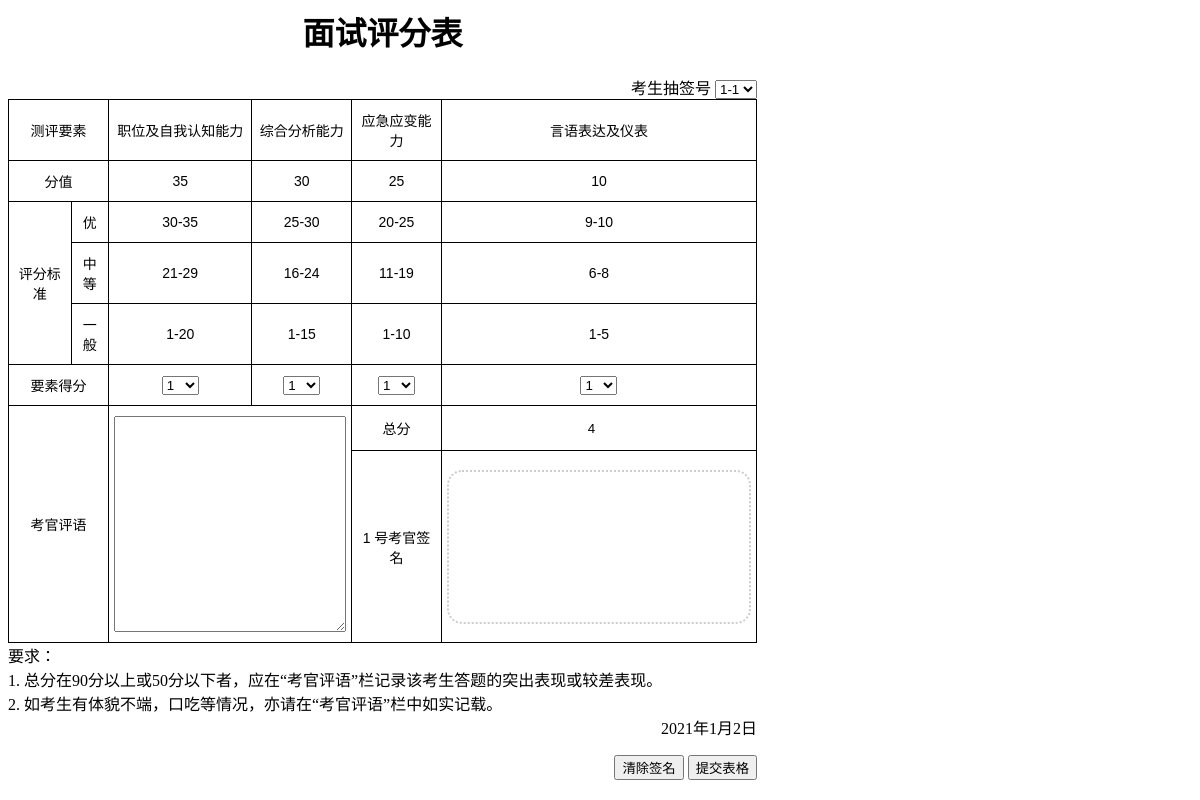
Before: / (signed in) with the older database file.
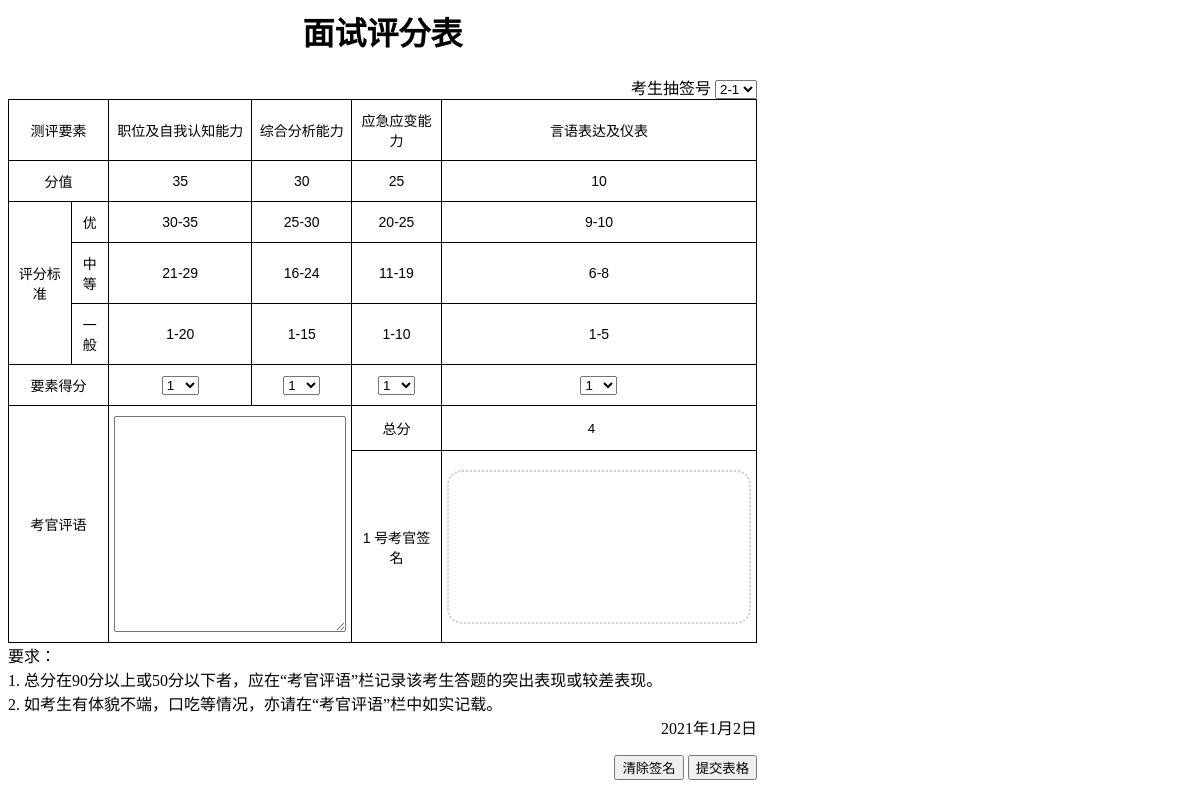
After: the same page with the newer database file.
### main/models.py (models this page shows, shortened)
class SingleScoreForm(models.Model):
    score = models.CharField(max_length=1000, default="")
    comment = models.CharField(max_length=1000)
    sig_filename = models.CharField(max_length=1000)
    date = models.DateField(default=date.today)
    interviewer = models.ForeignKey(Interviewer, on_delete=models.CASCADE)
    examiner = models.ForeignKey(Examiner, on_delete=models.CASCADE)
    formFinished = models.BooleanField(default=False)

class Interviewer(models.Model):
    draw_id = models.CharField(max_length=10)
    room_id = models.IntegerField(default=1)

class Examiner(models.Model):
    user = models.OneToOneField(User, on_delete=models.CASCADE)
    examiner_id = models.IntegerField(default=0)
    room_id = models.IntegerField(default=1)
    is_examiner = models.BooleanField(default=True)

### main/views.py (the view)
# urls.py: path('', views.index, name='home'),
@login_required
def index(request):
    if request.user.is_staff:
        return HttpResponse("请勿使用管理员账户登录打分页面")
    examiner = request.user.examiner
    logger.info(f"Examiner {examiner.examiner_id} in room {examiner.room_id} logged in")
    all_forms = SingleScoreForm.objects.filter(examiner=examiner)
    if len(all_forms) == 0:
        return HttpResponse("所有考生均已打分完毕")
    finished_forms = all_forms.filter(formFinished=True)
    finished_forms_dic = finished_forms.values("pk", "score", "comment", "interviewer", "formFinished")
    finished_forms_json = json.dumps(list(finished_forms_dic), cls=DjangoJSONEncoder)
    current_form = all_forms.filter(formFinished=False).order_by('id')[0]
    current_form_json = serializers.serialize("json", [current_form])
    context = {
        "examiner": examiner,
        "current_form": current_form,
        "current_form_json": current_form_json,
        "finished_forms": finished_forms,
        "finished_forms_json": finished_forms_json,
        "scoring_items": scoring_items,
        "colspan": len(scoring_items) - 2,
        }
    return render(request, 'main/index.html', context)

### main/templates/main/index.html (shortened to what this page needs)
{% load static %}
<head>
</head>
 <body>
  <div id="mainContainer">
    <h1 style="text-align: center">面试评分表</h1>
   <div style="text-align: right;">
    <form method="POST" action="saveForm" id="mainForm" >
      <div>
        <label for="draw_id">考生抽签号</label>
        <select name="draw_id" id="draw_id">
          <option value="{{current_form.interviewer.id}}" selected>{{current_form.interviewer.draw_id}}</option>
        </select>
      </div>
      <table class="tg" id="mainTable">
      <thead>
        <tr>
          <th class="tg-nrix" colspan="2">测评要素</th>
          {% for item in scoring_items %}
            <th class="tg-nrix">{{item.name}}</th>
          {% endfor %}
        </tr>
      </thead>
      <tbody>
        <tr>
          <td class="tg-nrix" colspan="2">分值</td>
          {% for item in scoring_items %}
          <td class="tg-nrix">{{item.maximum_score}}</td>
          {% endfor %}
        </tr>
        <tr>
          <td class="tg-nrix" rowspan="3">评分标准</td>
          <td class="tg-nrix">优</td>
          {% for item in scoring_items %}
          <td class="tg-nrix">{{item.good}}</td>
          {% endfor %}
        </tr>
        <tr>
          <td class="tg-nrix">中等</td>
          {% for item in scoring_items %}
          <td class="tg-nrix">{{item.ok}}</td>
          {% endfor %}
        </tr>
        <tr>
          <td class="tg-nrix">一般</td>
          {% for item in scoring_items %}
          <td class="tg-nrix">{{item.normal}}</td>
          {% endfor %}
        </tr>
        <tr>
          <td class="tg-nrix" colspan="2">要素得分</td>
            {% for item in scoring_items %}
            <td class="tg-nrix scoring_item" maximum_score="{{item.maximum_score}}">
            </td>
            {% endfor %}
        </tr>
        <tr>
          <td class="tg-nrix" colspan="2" rowspan="2">考官评语</td>
          <td class="tg-nrix" colspan="{{colspan}}" rowspan="2" id="comment_cell">
            <textarea name="comment" id="comment" ></textarea>
          </td>
          <td class="tg-nrix">总分</td>
          <td class="tg-nrix">
            <input type="number" id="total_score" readonly style="border:none;text-align:center">
          </td>
        </tr>
        <tr>
          <td class="tg-nrix">
            {{examiner.examiner_id}} 号考官签名</td>
          <td class="tg-nrix">
      <div class="container">
             <canvas id="sig-canvas">
             </canvas>
      </div>
          </td>
        </tr>
      </tbody>
      </table>
      <div style="text-align: left;">
        要求：
        <br>
        1. 总分在90分以上或50分以下者，应在“考官评语”栏记录该考生答题的突出表现或较差表现。
        <br>
        2. 如考生有体貌不端，口吃等情况，亦请在“考官评语”栏中如实记载。
      </div>
      <div style="text-align: right;" id="formDate">
      </div>
    </form>
    <div style="text-align: right;" id="button-group">
      <button class="btn btn-default" id="sig-clearBtn">清除签名</button>
      <button class="btn btn-primary" id="sig-submitBtn">提交表格</button>
    </div>
   </div>
  </div>
</body>
<script>
  // submit form
  var submitBtn = document.getElementById("sig-submitBtn");
  var canvas = document.getElementById("sig-canvas");
  submitBtn.addEventListener("click", function(e) {
    if(!confirm("确认提交?")){
      return
    }
    var dataUrl = canvas.toDataURL();
    document.getElementById("sig_url").value = dataUrl;
    var now = new Date();
    var dateString = now.getFullYear() + "-" + (now.getMonth() + 1) + "-" + now.getDate()
    // alert(dateString);
    document.getElementById("current_dt").value =  dateString;
    // alert(document.getElementById("current_dt").value)
    // alert(dataUrl);
    $("#mainForm").submit();
  }, false);
</script>

### main/templates/main/index.html (style rules this page uses)
.tg { border-collapse:collapse;border-spacing:0; }
.tg td { border-color:black;border-style:solid;border-width:1px;font-family:Arial, sans-serif;font-size:14px; overflow:hidden;padding:10px 5px;word-break:normal; }
.tg th { border-color:black;border-style:solid;border-width:1px;font-family:Arial, sans-serif;font-size:14px; font-weight:normal;overflow:hidden;padding:10px 5px;word-break:normal; }
.tg .tg-nrix { text-align:center;vertical-align:middle }
#sig-canvas { border: 2px dotted #CCCCCC; border-radius: 15px; cursor: crosshair; }

Changed rows visible on the page:
removed SingleScoreForm: draw_id "1-1"
now on this page (row edited): SingleScoreForm: draw_id "2-1"
